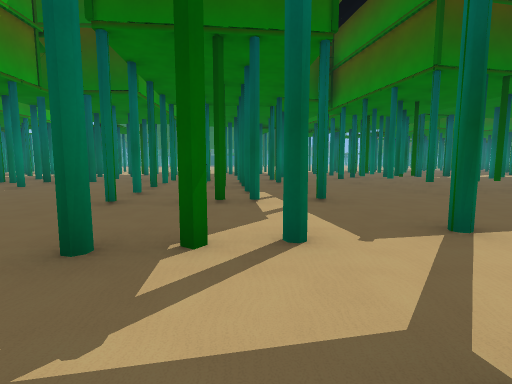
[1] (above)

24 first-person views from a walk through a level from a Godot 3-D game. The camera is 1.2 m above the floor, tilts 6° down and sees 85° across. The floor is counted in squares, 2 m on a side. Each view is taken from the middle of a square. On the plan, view 1 faces up. The plan holds only what a view shows up to about 9 squares ahead; the rest is blank. The place goes on beyond the plan.

[2]
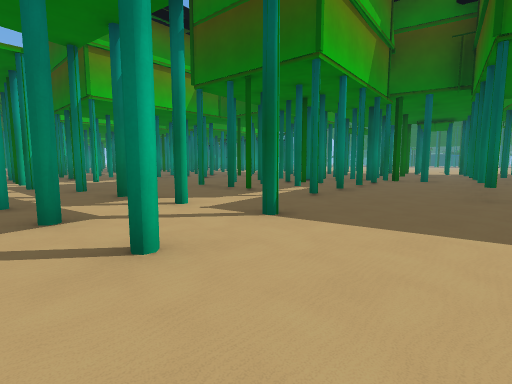

[3]
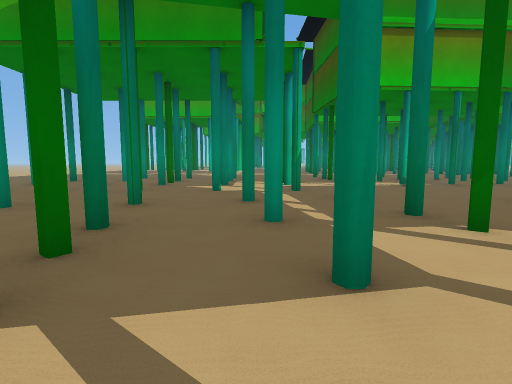

[4]
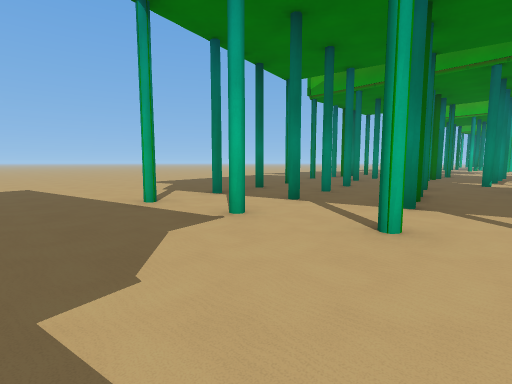

[5]
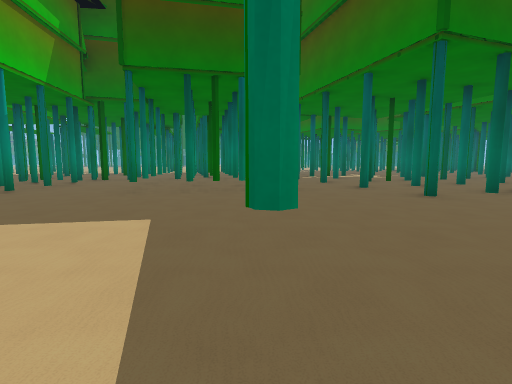

[6]
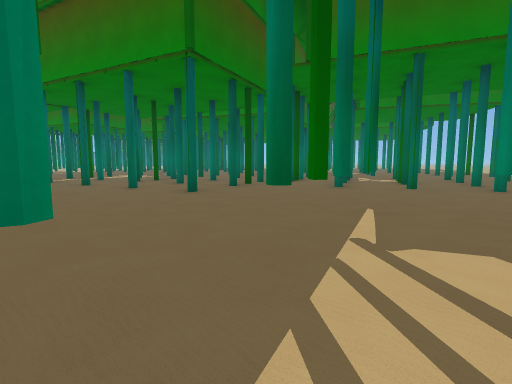

[7]
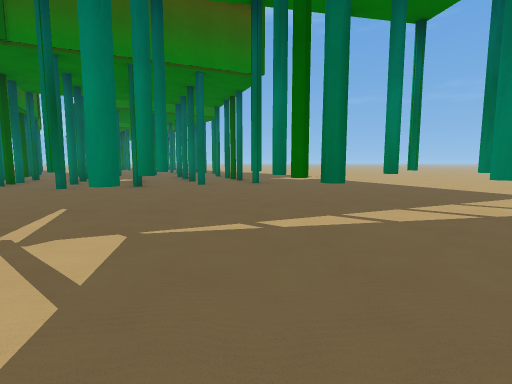

[8]
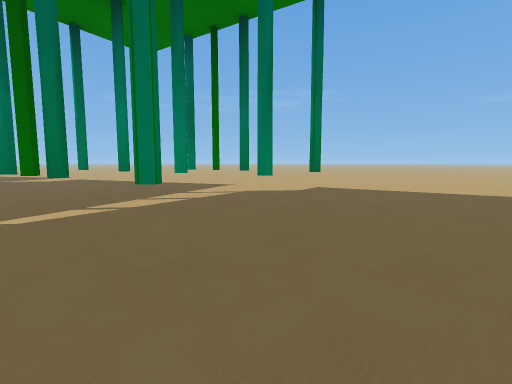

[9]
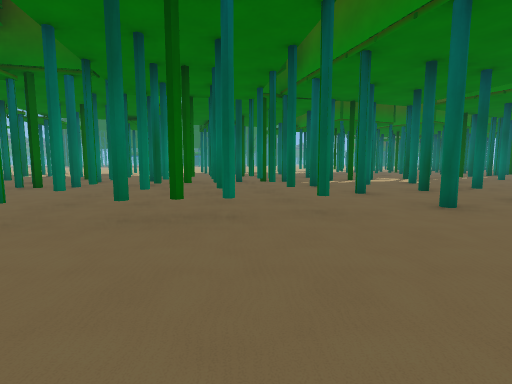

[10]
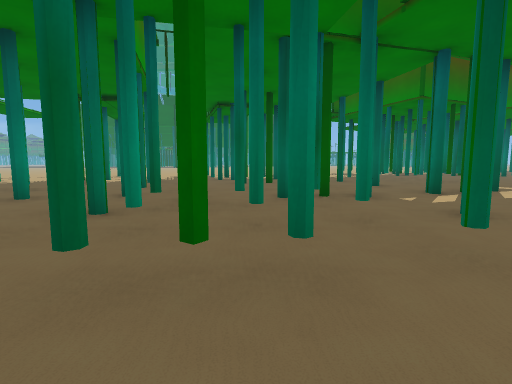

[11]
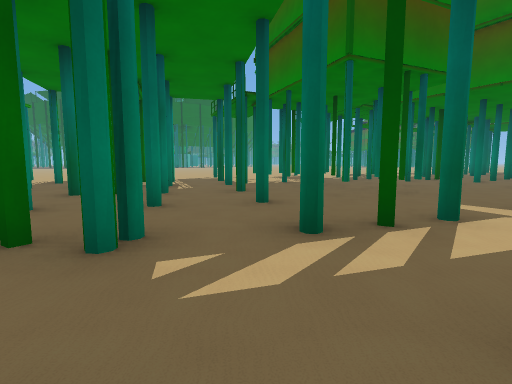

[12]
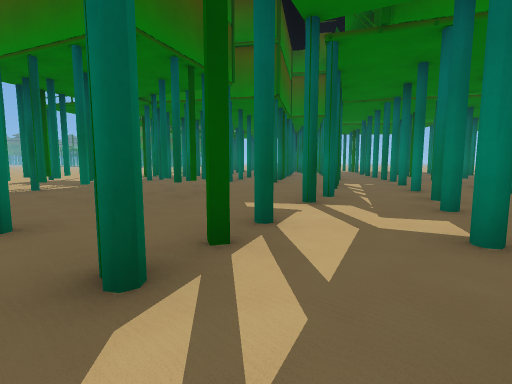

[13]
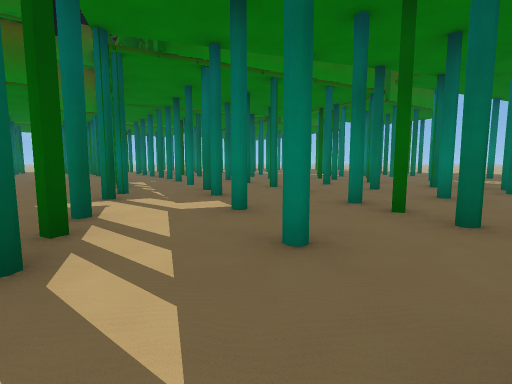

[14]
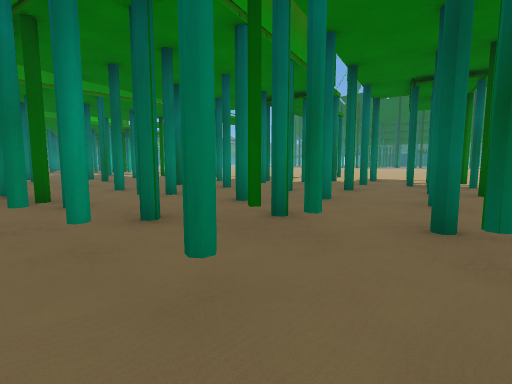

[15]
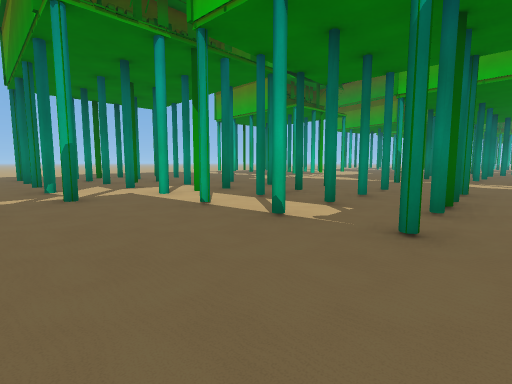

[16]
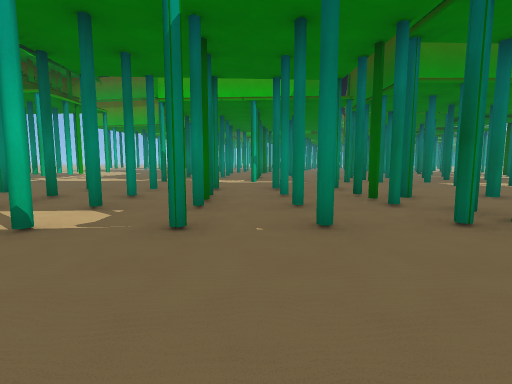

[17]
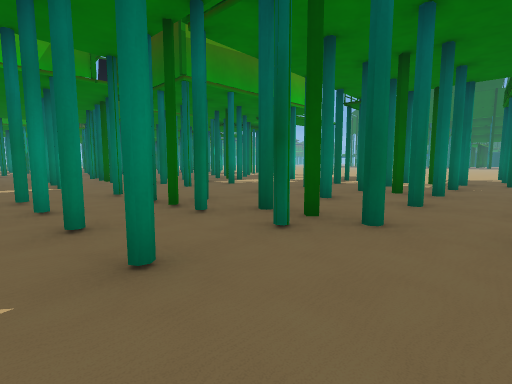

[18]
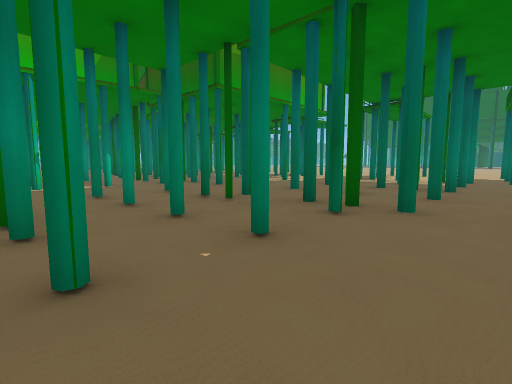

[19]
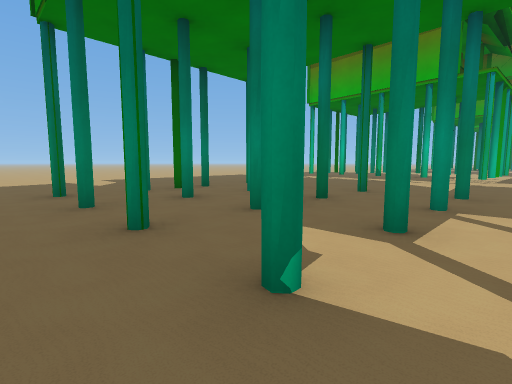

[20]
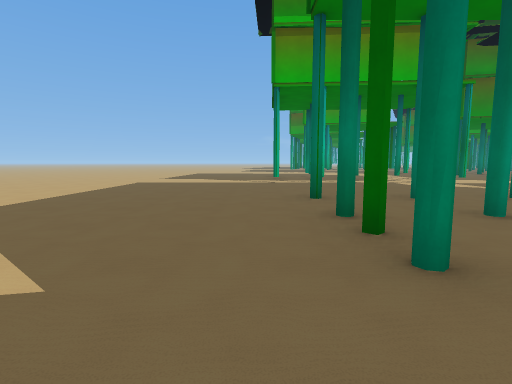

[21]
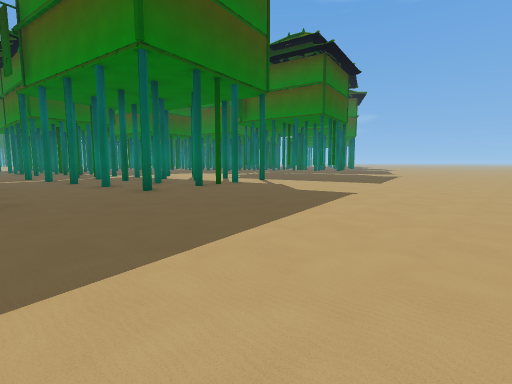

[22]
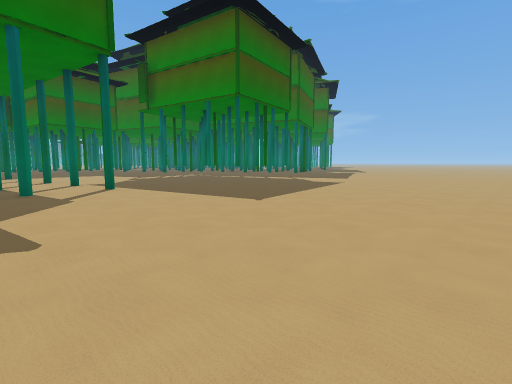

[23]
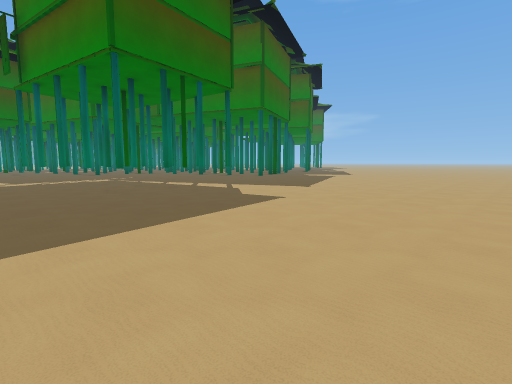

[24]
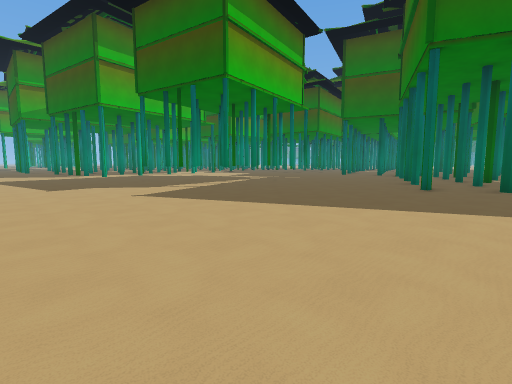

### Floor plan
Key: @ floor where view 1 was taken; # wall or solid block; . floor; H house.
Columns run from 12 left of view 1 to 16 right of it. Each row starts with its distance up from view 1.
 21                      ..
 20                      .H H HH
 19                 #H.HHH.H.H..H
 18               H....H#HHH.....
 17        #     H..H.H.....H...
 16        . HH  #......H..H....
 15     HHH.H ..H..H.H....H....H.
 14     .....H....H....HH.....H..
 13 H.H.H......HH........HH....H.
 12 ....H.HHH....H.H..HH....HH..H
 11  .H.......H.....H.H..H.H...H.
 10 H.H.H..HH....H.H.........H..H
  9 H.....HHH.HH...H......H....H.
  8 ...HHHH.....HH...H..H...H...
  7 H..........HHH.......HH.....
  6 H...........HH...H.H...HH.H..
  5 ...HHH...............H..H...H
  4 ...H.H....HHH.............H..
  3 H..........................H
  2 ...HHH.....HH.H..........H..H
  1 ...H.HH.H.....H...H.H......H.
  0 ..........HH@......H........H
 -1 H..H.HH.H...HH......HHH...H..
 -2 ..........H...........H......
 -3 .....H..H.H.HH...............
 -4 ...H.HH.H......H...H.........
 -5 ...........HHH...............
 -6 ...H.HH.H....................
 -7 .............................
 -8 .............................
 -9 ............................
-10 ...... ....................
-11 .....   ...............

Positions as (right, up) in squares from view 1, and headings:
1: (0, 0), facing up
2: (4, 0), facing up-left
3: (2, 0), facing left
4: (5, 0), facing down-left
5: (6, 0), facing up
6: (6, 0), facing up-right
7: (6, -1), facing right
8: (5, -1), facing down-right
9: (6, 3), facing up
10: (5, 7), facing up
11: (8, 10), facing up
12: (8, 11), facing up-right
13: (7, 11), facing right
14: (6, 9), facing up-left
15: (-3, 6), facing down-left
16: (-3, 6), facing left
17: (-4, 6), facing up-left
18: (-4, 5), facing up-left
19: (-3, 0), facing down-left
20: (-4, -7), facing left
21: (-4, -11), facing up-right
22: (1, -11), facing up-right
23: (5, -10), facing up-right
24: (16, -8), facing up-left
